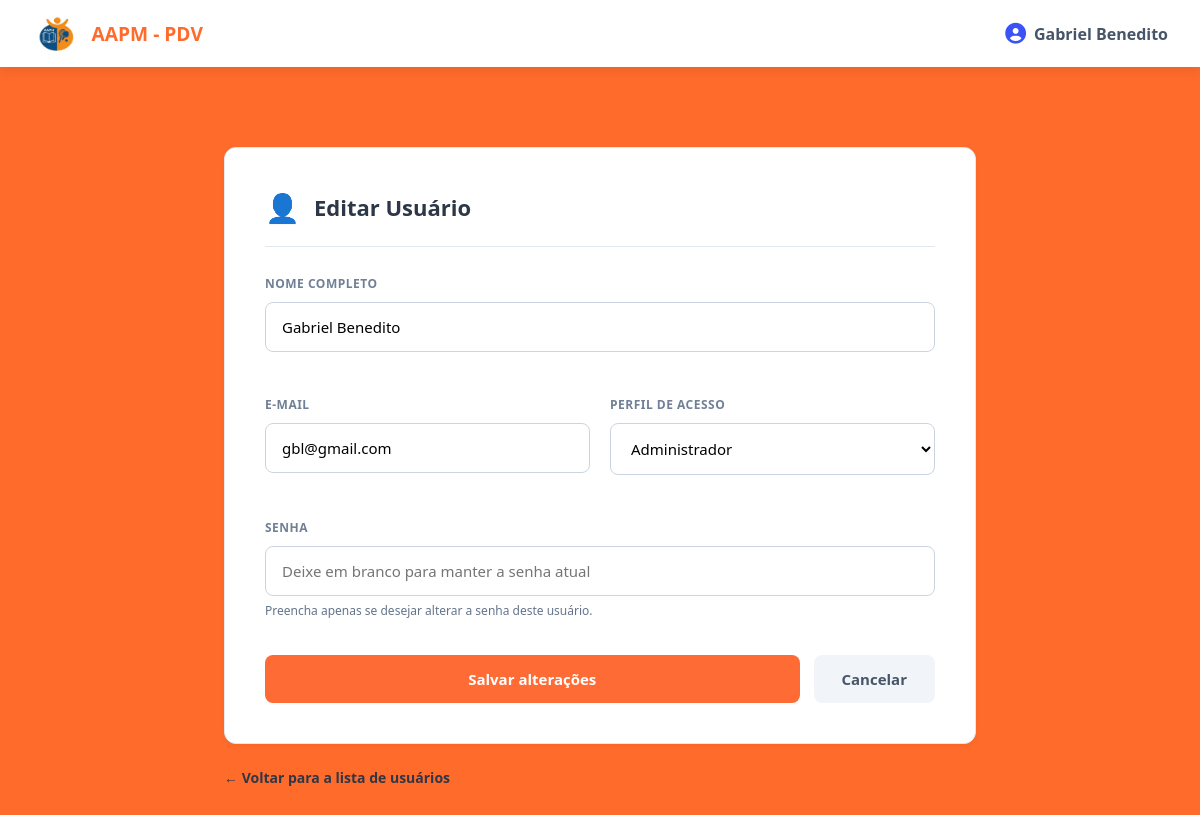
The page /usuarios/3/editar (signed in) on the database its author committed.
### app/models/usuarios.py (models this page shows)
class Usuario(Base):
    __tablename__ = "usuarios"
    id = Column(Integer, primary_key=True, autoincrement=True)
    nome = Column(String(100), nullable=False)
    email = Column(String(150), unique=True, nullable=False)
    senha_hash = Column(String(255), nullable=False)
    role = Column(String(20), nullable=False, default="operador")
    ativo = Column(Boolean, default=True)
    criando_em = Column(DateTime, server_default=func.now())

### app/controllers/usuario_controller.py (the view)
@router.get("/{usuario_id}/editar")
def form_editar_usuario(
    usuario_id: int,
    request: Request,
    db: Session = Depends(get_db),
    admin = Depends(get_admin)
):
    editando = db.query(Usuario).filter(Usuario.id == usuario_id).first()
    if not editando:
        return RedirectResponse(url="/usuarios", status_code=302)
    return templates.TemplateResponse(
        request,
        "usuarios/form.html",
        {
            "request": request,
            "usuario": admin,
            "editando": editando  # template detecta que é edição
        }
    )

### app/templates/usuarios/form.html (shortened to what this page needs)
{% extends "base.html" %}
{% block content %}
<div class="page-container">
    <div class="form-card">
        <div class="header-info">
            <span class="header-icon">👤</span>
            <div class="header-title">
                {% if editando %}Editar Usuário{% else %}Novo Usuário{% endif %}
            </div>
        </div>
        <form action="{% if editando %}/usuarios/{{ editando.id }}/editar{% else %}/usuarios/novo{% endif %}" method="post">
            <div class="form-grid">
                <div class="form-group full-width">
                    <label for="nome">Nome Completo</label>
                    <input
                        type="text"
                        id="nome"
                        name="nome"
                        placeholder="Ex: João Silva"
                        value="{% if editando %}{{ editando.nome }}{% elif valores %}{{ valores.nome }}{% endif %}"
                        required
                        autofocus
                    >
                </div>
                <div class="form-group">
                    <label for="email">E-mail</label>
                    <input
                        type="email"
                        id="email"
                        name="email"
                        placeholder="exemplo@senai.br"
                        value="{% if editando %}{{ editando.email }}{% elif valores %}{{ valores.email }}{% endif %}"
                        required
                    >
                </div>
                <div class="form-group">
                    <label for="role">Perfil de Acesso</label>
                    <select id="role" name="role" required>
                        {% set current_role = editando.role if editando else (valores.role if valores else 'operador') %}
                        <option value="admin" {% if current_role == 'admin' %}selected{% endif %}>Administrador</option>
                    </select>
                </div>
                <div class="form-group full-width">
                    <label for="senha">Senha</label>
                    <input
                        type="password"
                        id="senha"
                        name="senha"
                        placeholder="{% if editando %}Deixe em branco para manter a senha atual{% else %}Digite a senha inicial{% endif %}"
                    >
                    {% if editando %}
                    <p class="help-text">Preencha apenas se desejar alterar a senha deste usuário.</p>
                    {% endif %}
                </div>
            </div>
            <div class="actions-container">
                <button type="submit" class="btn-salvar">
                    {% if editando %}Salvar alterações{% else %}Criar usuário{% endif %}
                </button>
                <a href="/usuarios" class="btn-cancelar">Cancelar</a>
            </div>
        </form>
    </div>
    <a href="/usuarios" class="back-link">
        ← Voltar para a lista de usuários
    </a>
</div>
{% endblock %}

### app/templates/base.html (shortened to what this page needs)
<!DOCTYPE html>
<html lang="pt-br">
<head>
    <link rel="stylesheet" href="https://cdnjs.cloudflare.com/ajax/libs/font-awesome/6.5.1/css/all.min.css">
    <link rel="stylesheet" href="{{ url_for('static', path='CSS/style.css') }}">
</head>
<body>
    <header class="app-header">
        <div class="header-brand">
            <img src="{{ url_for('static', path='IMG/logo.png') }}" alt="Logo AAPM" class="header-logo">
            <span>AAPM - PDV</span>
        </div>
        <div class="header-user">
            <i class="fa-solid fa-circle-user"></i>
            <span>{{ usuario.nome if usuario else 'Usuário' }}</span>
        </div>
    </header>
    <main class="app-main">
        {% block content %}
        {% endblock %}
    </main>
</body>
</html>

### app/static/CSS/style.css (style rules this page uses)
* { margin: 0; padding: 0; box-sizing: border-box; font-family: 'Segoe UI', Tahoma, Geneva, Verdana, sans-serif; }
body { background-color: #ff6b2b; color: #1e293b; min-height: 100vh; display: flex; flex-direction: column; }
.app-header { background-color: #ffffff; padding: 1rem 2rem; display: flex; justify-content: space-between; align-items: center; box-shadow: 0 4px 12px rgba(0, 0, 0, 0.08); }
.header-brand { display: flex; align-items: center; gap: 12px; font-weight: 800; font-size: 1.2rem; color: #ff6b2b; }
.header-logo { height: 35px; width: auto; }
.header-user { display: flex; align-items: center; gap: 8px; color: #475569; font-weight: 600; }
.header-user i { font-size: 1.3rem; color: #3b52f6; }
.app-main { max-width: 1000px; width: 90%; margin: 2.5rem auto; display: flex; flex-direction: column; gap: 1.5rem; }

### app/templates/usuarios/form.html (style rules this page uses)
.page-container { padding: 40px 24px; max-width: 800px; margin: 0 auto; width: 100%; box-sizing: border-box; }
.form-card { background-color: #ffffff; border: 1px solid #E2E8F0; border-radius: 12px; padding: 40px; box-shadow: 0 2px 4px rgba(0, 0, 0, 0.04); }
.header-info { display: flex; align-items: center; gap: 14px; margin-bottom: 28px; padding-bottom: 20px; border-bottom: 1px solid #E2E8F0; }
.header-icon { font-size: 28px; }
.header-title { font-size: 22px; font-weight: 800; color: #2D3748; }
.form-grid { display: grid; grid-template-columns: 1fr 1fr; gap: 20px; }
.form-group { margin-bottom: 24px; }
.form-group.full-width { grid-column: span 2; }
.form-group label { display: block; font-size: 12px; font-weight: 700; color: #718096; text-transform: uppercase; letter-spacing: 0.5px; margin-bottom: 10px; }
.form-group input, .form-group select { width: 100%; padding: 14px 16px; border: 1px solid #CBD5E1; border-radius: 8px; font-size: 15px; outline: none; box-sizing: border-box; background-color: #ffffff; transition: border-color 0.2s, box-shadow 0.2s; }
.help-text { font-size: 12px; color: #64748B; margin-top: 6px; }
.actions-container { display: flex; align-items: center; gap: 14px; margin-top: 12px; }
.btn-salvar { flex: 1; padding: 14px; background-color: #FF6B35; color: #ffffff; border: none; border-radius: 8px; font-size: 15px; font-weight: 700; cursor: pointer; transition: background-color 0.2s; }
.btn-cancelar { padding: 14px 28px; background-color: #F1F5F9; color: #475569; text-decoration: none; border-radius: 8px; font-size: 15px; font-weight: 600; text-align: center; transition: background-color 0.2s; }
.back-link { display: inline-flex; align-items: center; gap: 6px; margin-top: 24px; color: #2D3748; font-weight: 700; font-size: 14px; text-decoration: none; }

### rows shown on the page
Usuario: nome "Gabriel Benedito", email "gbl@gmail.com", role "Administrador"
